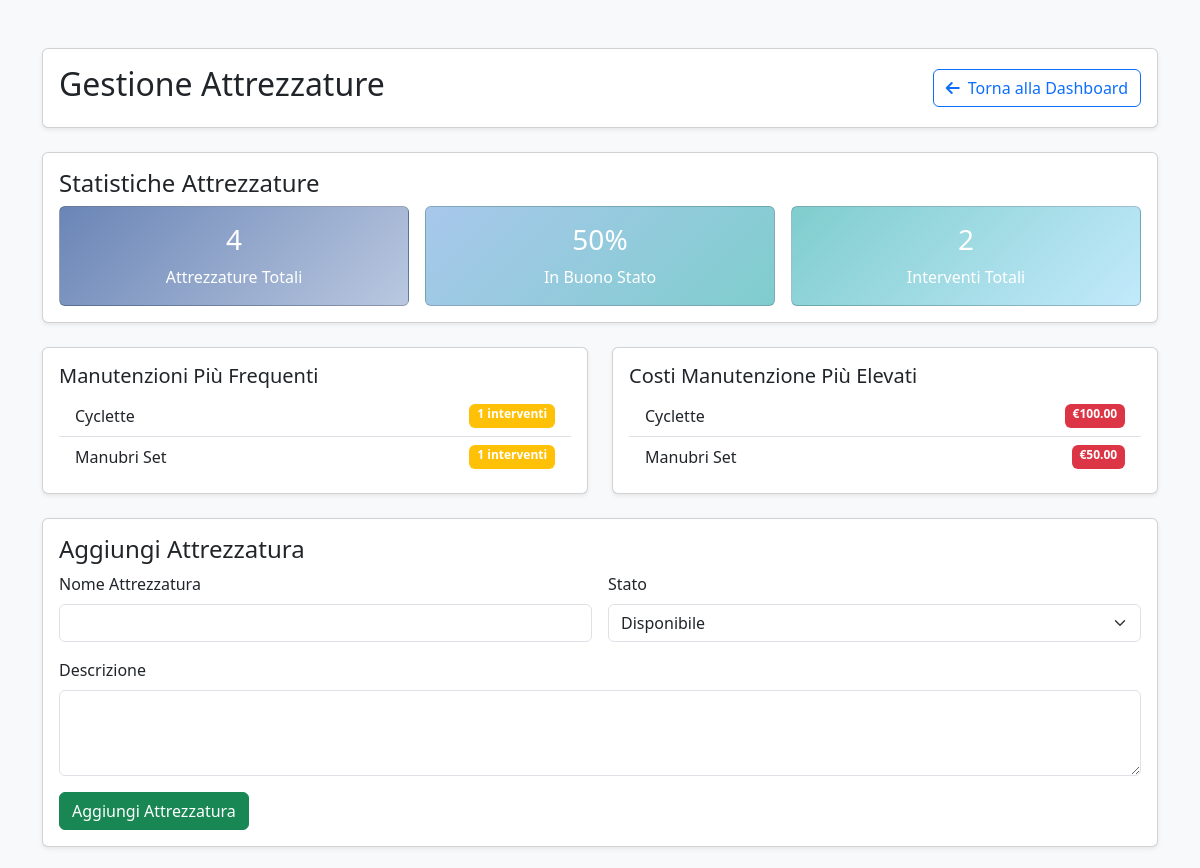
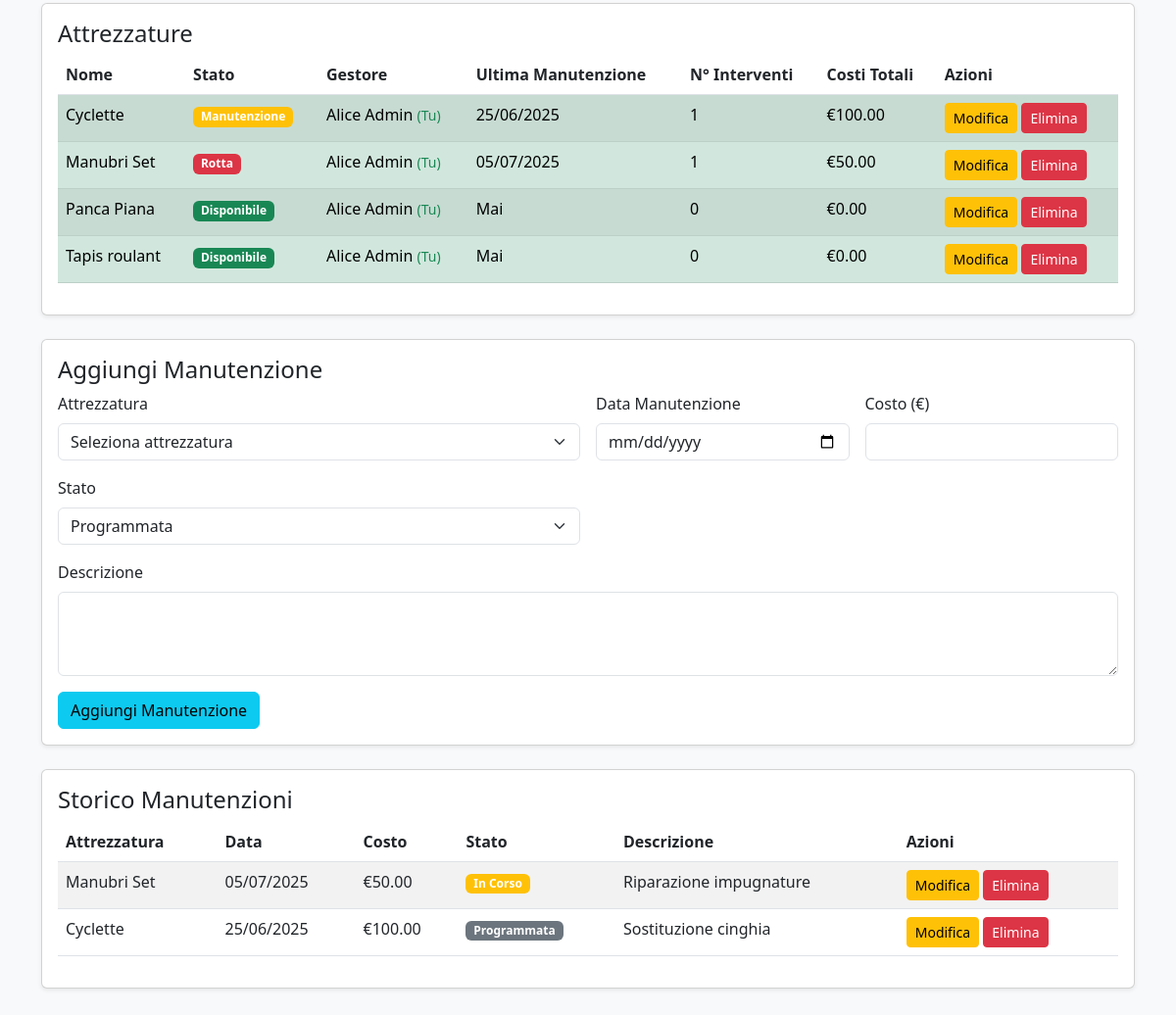
Page /equipment_management.php (signed in) on the committed database (2 pictures, top to bottom).
### tables this page shows
CREATE TABLE EQUIPMENTS (
    equipmentID INT PRIMARY KEY AUTO_INCREMENT,
    name VARCHAR(255) NOT NULL,
    description TEXT,
    status ENUM('available', 'maintenance', 'broken') DEFAULT 'available',
    administratorID INT,
    FOREIGN KEY (administratorID) REFERENCES USERS(userID) ON DELETE SET NULL
);

CREATE TABLE USERS (
    userID INT PRIMARY KEY AUTO_INCREMENT,
    email VARCHAR(255) UNIQUE NOT NULL,
    password VARCHAR(255) NOT NULL,
    userName VARCHAR(100) NOT NULL,
    firstName VARCHAR(100) NOT NULL,
    lastName VARCHAR(100) NOT NULL,
    birthDate DATE,
    gender ENUM('M', 'F', 'Other'),
    phoneNumber VARCHAR(20),
    role ENUM('customer', 'trainer', 'admin') DEFAULT 'customer'
);

CREATE TABLE MAINTENANCES (
    maintenanceID INT PRIMARY KEY AUTO_INCREMENT,
    equipmentID INT NOT NULL,
    maintenanceDate DATE NOT NULL,
    maintenanceCost DECIMAL(10,2),
    description TEXT,
    status ENUM('scheduled', 'in_progress', 'completed') DEFAULT 'scheduled',
    FOREIGN KEY (equipmentID) REFERENCES EQUIPMENTS(equipmentID) ON DELETE CASCADE
);

### equipment_management.php (the view, shortened to what the rows shown need)
<?php
require_once 'config.php';
$stmt = $conn->prepare("
    SELECT e.*,
           COUNT(m.maintenanceID) as maintenance_count,
           CASE WHEN SUM(m.maintenanceCost) IS NULL THEN 0 ELSE SUM(m.maintenanceCost) END AS total_cost,
           MAX(m.maintenanceDate) as last_maintenance,
           u.firstName as admin_firstName, u.lastName as admin_lastName
    FROM EQUIPMENTS e
    LEFT JOIN MAINTENANCES m ON e.equipmentID = m.equipmentID
    LEFT JOIN USERS u ON e.administratorID = u.userID
    GROUP BY e.equipmentID
    ORDER BY e.name ASC
");
$stmt->execute();
$equipment = $stmt->get_result()->fetch_all(MYSQLI_ASSOC);
$stmt = $conn->prepare("
    SELECT m.*, e.name as equipment_name
    FROM MAINTENANCES m
    JOIN EQUIPMENTS e ON m.equipmentID = e.equipmentID
    ORDER BY m.maintenanceDate DESC
");
$stmt->execute();
$maintenances = $stmt->get_result()->fetch_all(MYSQLI_ASSOC);
?>
<!DOCTYPE html>
<html lang="it">
<head>
    <link href="https://cdnjs.cloudflare.com/ajax/libs/bootstrap/5.3.0/css/bootstrap.min.css" rel="stylesheet" />
    <link href="https://cdnjs.cloudflare.com/ajax/libs/font-awesome/6.0.0/css/all.min.css" rel="stylesheet" />
</head>
<body class="bg-light">
<div class="container py-5">
    <div class="card shadow-sm mb-4">
        <div class="card-body">
            <div class="d-flex justify-content-between align-items-center">
                <h2>Gestione Attrezzature</h2>
            </div>
        </div>
    </div>
    <div class="card shadow-sm mb-4">
        <div class="card-body">
            <table class="table table-striped">
                <thead>
                    <tr>
                        <th>Nome</th><th>Stato</th><th>Gestore</th><th>Ultima Manutenzione</th><th>N° Interventi</th><th>Costi Totali</th><th>Azioni</th>
                    </tr>
                </thead>
                <tbody>
                    <?php foreach($equipment as $eq): ?>
                        <?php
                        $statusClass = $eq['status'] === 'available' ? 'success' : ($eq['status'] === 'maintenance' ? 'warning' : 'danger');
                        $statusText = $eq['status'] === 'available' ? 'Disponibile' : ($eq['status'] === 'maintenance' ? 'Manutenzione' : 'Rotta');
                        $isMyEquipment = ($eq['administratorID'] == $_SESSION['userID']);
                        ?>
                        <tr <?= $isMyEquipment ? 'class="table-success"' : '' ?>>
                            <td>
                                <?= htmlspecialchars($eq['name']) ?>
                            </td>
                            <td><span class="badge bg-<?= $statusClass ?>"><?= $statusText ?></span></td>
                            <td>
                                <?php if ($eq['admin_firstName'] && $eq['admin_lastName']): ?>
                                    <?= htmlspecialchars($eq['admin_firstName'] . ' ' . $eq['admin_lastName']) ?>
                                    <?php if ($isMyEquipment): ?>
                                        <small class="text-success">(Tu)</small>
                                    <?php endif; ?>
                                <?php else: ?>
                                    <span class="text-muted">Non specificato</span>
                                <?php endif; ?>
                            </td>
                            <td><?= $eq['last_maintenance'] ? date('d/m/Y', strtotime($eq['last_maintenance'])) : 'Mai' ?></td>
                            <td><?= $eq['maintenance_count'] ?></td>
                            <td>€<?= number_format($eq['total_cost'], 2) ?></td>
                            <td>
                                <?php if ($isMyEquipment): ?>
                                    <a href="?edit_equipment=<?= $eq['equipmentID'] ?>" class="btn btn-sm btn-warning">Modifica</a>
                                    <form method="POST" style="display:inline" onsubmit="return confirm('Sei sicuro di eliminare questa attrezzatura?');">
                                        <button name="delete_equipment" class="btn btn-sm btn-danger">Elimina</button>
                                    </form>
                                <?php endif; ?>
                            </td>
                        </tr>
                    <?php endforeach; ?>
                </tbody>
            </table>
        </div>
    </div>
    <div class="card shadow-sm mb-4">
        <div class="card-body">
            <table class="table table-striped">
                <thead>
                    <tr>
                        <th>Attrezzatura</th><th>Data</th><th>Costo</th><th>Stato</th><th>Descrizione</th><th>Azioni</th>
                    </tr>
                </thead>
                <tbody>
                    <?php foreach($maintenances as $maintenance): ?>
                        <?php
                        $statusClass = $maintenance['status'] === 'completed' ? 'success' : ($maintenance['status'] === 'in_progress' ? 'warning' : 'secondary');
                        $statusText = $maintenance['status'] === 'completed' ? 'Completata' : ($maintenance['status'] === 'in_progress' ? 'In Corso' : 'Programmata');
                        ?>
                        <tr>
                            <td><?= htmlspecialchars($maintenance['equipment_name']) ?></td>
                            <td><?= date('d/m/Y', strtotime($maintenance['maintenanceDate'])) ?></td>
                            <td>€<?= number_format($maintenance['maintenanceCost'], 2) ?></td>
                            <td><span class="badge bg-<?= $statusClass ?>"><?= $statusText ?></span></td>
                            <td><?= htmlspecialchars(substr($maintenance['description'], 0, 30)) ?><?= strlen($maintenance['description']) > 30 ? '...' : '' ?></td>
                            <td>
                                <a href="?edit_maintenance=<?= $maintenance['maintenanceID'] ?>" class="btn btn-sm btn-warning">Modifica</a>
                                <form method="POST" style="display:inline" onsubmit="return confirm('Sei sicuro di eliminare questa manutenzione?');">
                                    <button name="delete_maintenance" class="btn btn-sm btn-danger">Elimina</button>
                                </form>
                            </td>
                        </tr>
                    <?php endforeach; ?>
                </tbody>
            </table>
        </div>
    </div>
</div>
</body>
</html>

### rows in the picture
equipments: name "Cyclette", status "Manutenzione", administratorID.lastName "Alice Admin", shows "(Tu)", last_maintenance "25/06/2025", maintenance_count "1", total_cost "100.00"
equipments: name "Manubri Set", status "Rotta", administratorID.lastName "Alice Admin", shows "(Tu)", last_maintenance "05/07/2025", maintenance_count "1", total_cost "50.00"
equipments: name "Panca Piana", status "Disponibile", administratorID.lastName "Alice Admin", shows "(Tu)", shows "Mai", maintenance_count "0", total_cost "0.00"
equipments: name "Tapis roulant", status "Disponibile", administratorID.lastName "Alice Admin", shows "(Tu)", shows "Mai", maintenance_count "0", total_cost "0.00"
maintenances: equipmentID.name "Manubri Set", maintenanceDate "05/07/2025", maintenanceCost "50.00", status "In Corso", description "Riparazione impugnature"
maintenances: equipmentID.name "Cyclette", maintenanceDate "25/06/2025", maintenanceCost "100.00", status "Programmata", description "Sostituzione cinghia"

### other values in the picture
$stats['totalEquipment'] "4"
$stats['goodStatusPercentage'] "50"
$stats['totalMaintenances'] "2"
$item['name'] "Cyclette"
$item['maintenance_count'] "1"
$item['name'] "Manubri Set"
$item['total_cost'] "100.00"
$item['total_cost'] "50.00"
